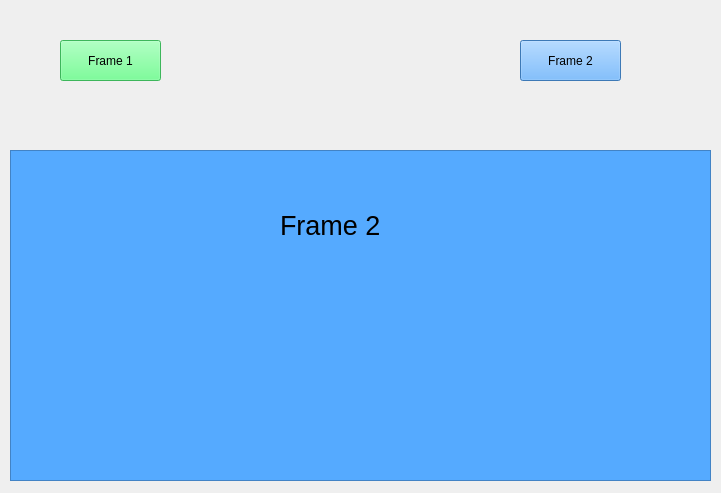
<?xml version="1.0" encoding="UTF-8"?>
<ui version="4.0">
 <class>Form</class>
 <widget class="QWidget" name="Form">
  <property name="geometry">
   <rect>
    <x>0</x>
    <y>0</y>
    <width>721</width>
    <height>493</height>
   </rect>
  </property>
  <property name="windowTitle">
   <string>Form</string>
  </property>
  <widget class="QFrame" name="frame">
   <property name="geometry">
    <rect>
     <x>10</x>
     <y>150</y>
     <width>701</width>
     <height>331</height>
    </rect>
   </property>
   <property name="styleSheet">
    <string notr="true">background-color: rgb(85, 255, 127);</string>
   </property>
   <property name="frameShape">
    <enum>QFrame::StyledPanel</enum>
   </property>
   <property name="frameShadow">
    <enum>QFrame::Raised</enum>
   </property>
   <widget class="QPushButton" name="botao1">
    <property name="geometry">
     <rect>
      <x>80</x>
      <y>160</y>
      <width>111</width>
      <height>41</height>
     </rect>
    </property>
    <property name="styleSheet">
     <string notr="true">background-color: rgb(255, 255, 255);</string>
    </property>
    <property name="text">
     <string>PushButton</string>
    </property>
   </widget>
   <widget class="QLabel" name="label1">
    <property name="geometry">
     <rect>
      <x>350</x>
      <y>60</y>
      <width>191</width>
      <height>41</height>
     </rect>
    </property>
    <property name="font">
     <font>
      <pointsize>16</pointsize>
     </font>
    </property>
    <property name="text">
     <string>Frame 1</string>
    </property>
   </widget>
  </widget>
  <widget class="QPushButton" name="btnFrame1">
   <property name="geometry">
    <rect>
     <x>60</x>
     <y>40</y>
     <width>101</width>
     <height>41</height>
    </rect>
   </property>
   <property name="styleSheet">
    <string notr="true">background-color: rgb(85, 255, 127);</string>
   </property>
   <property name="text">
    <string>Frame 1</string>
   </property>
  </widget>
  <widget class="QPushButton" name="btnFrame2">
   <property name="geometry">
    <rect>
     <x>520</x>
     <y>40</y>
     <width>101</width>
     <height>41</height>
    </rect>
   </property>
   <property name="styleSheet">
    <string notr="true">background-color: rgb(85, 170, 255);</string>
   </property>
   <property name="text">
    <string>Frame 2</string>
   </property>
  </widget>
  <widget class="QFrame" name="frame_2">
   <property name="geometry">
    <rect>
     <x>10</x>
     <y>150</y>
     <width>701</width>
     <height>331</height>
    </rect>
   </property>
   <property name="styleSheet">
    <string notr="true">background-color: rgb(85, 170, 255);</string>
   </property>
   <property name="frameShape">
    <enum>QFrame::StyledPanel</enum>
   </property>
   <property name="frameShadow">
    <enum>QFrame::Raised</enum>
   </property>
   <widget class="QLabel" name="label">
    <property name="geometry">
     <rect>
      <x>270</x>
      <y>40</y>
      <width>191</width>
      <height>71</height>
     </rect>
    </property>
    <property name="font">
     <font>
      <pointsize>20</pointsize>
     </font>
    </property>
    <property name="text">
     <string>Frame 2</string>
    </property>
   </widget>
  </widget>
 </widget>
 <resources/>
 <connections/>
</ui>
